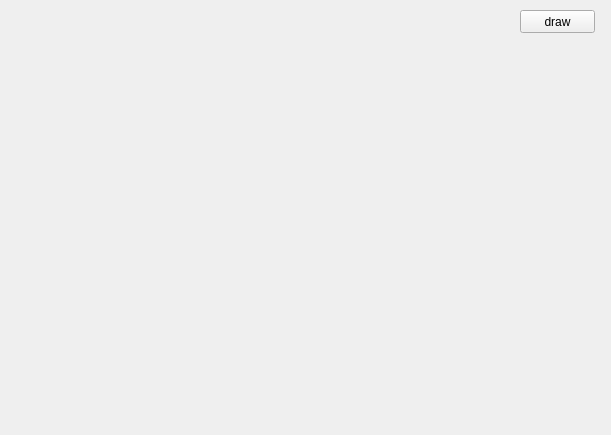
<?xml version="1.0" encoding="UTF-8"?>
<ui version="4.0">
 <class>mainform</class>
 <widget class="QWidget" name="mainform">
  <property name="geometry">
   <rect>
    <x>0</x>
    <y>0</y>
    <width>611</width>
    <height>435</height>
   </rect>
  </property>
  <property name="windowTitle">
   <string>Form</string>
  </property>
  <widget class="QPushButton" name="pushButton">
   <property name="geometry">
    <rect>
     <x>520</x>
     <y>10</y>
     <width>75</width>
     <height>23</height>
    </rect>
   </property>
   <property name="text">
    <string>draw</string>
   </property>
  </widget>
  <widget class="MatplotlibWidget" name="matplotlibwidget">
   <property name="geometry">
    <rect>
     <x>10</x>
     <y>0</y>
     <width>501</width>
     <height>421</height>
    </rect>
   </property>
  </widget>
 </widget>
 <customwidgets>
  <customwidget>
   <class>MatplotlibWidget</class>
   <extends>QWidget</extends>
   <header>matplotlibwidget</header>
  </customwidget>
 </customwidgets>
 <resources/>
 <connections/>
</ui>
